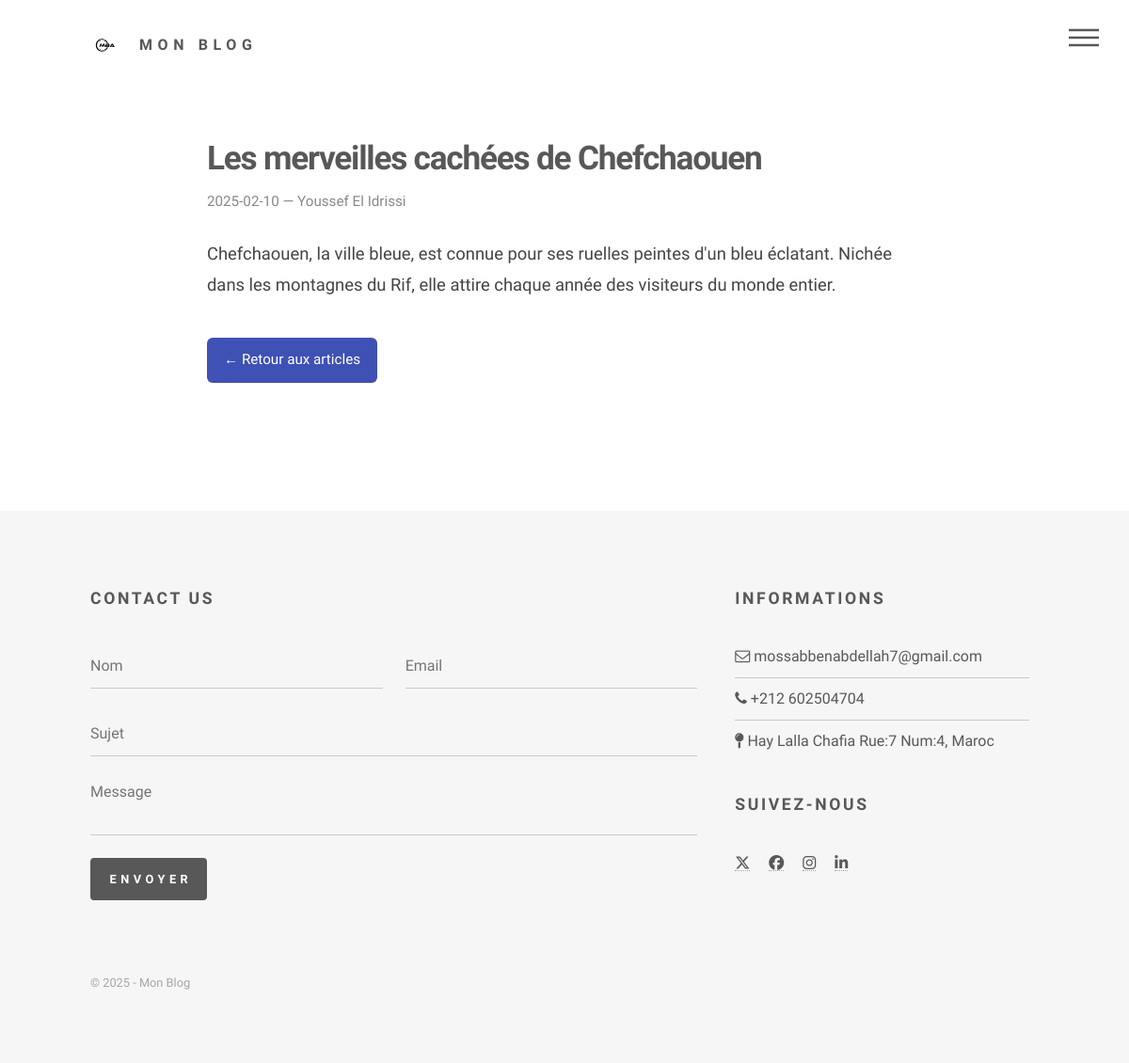
/index.php?action=articleDetail&id=3, run on the app's committed database.
### tables this page shows
CREATE TABLE `articles` (
  `id` int(11) NOT NULL,
  `titre` varchar(255) NOT NULL,
  `contenu` text NOT NULL,
  `categorie` varchar(100) DEFAULT NULL,
  `auteur` varchar(100) DEFAULT NULL,
  `date_publication` date DEFAULT NULL
);

### controllers/ArticlesController.php (called while the page is built, shortened)
<?php
require_once "models/Article_Model.php";
function articleDetail() {
    $id = intval($_GET['id']);
    $article = getArticleById($id);
    require "views/vuearticleDetail.php";
}

### models/Article_Model.php (called while the page is built, shortened)
<?php
function getArticleById($id) {
    $db = Database::getInstance();
    $stmt = $db->prepare("SELECT * FROM articles WHERE id = ?");
    $stmt->execute([$id]);
    return $stmt->fetch(PDO::FETCH_ASSOC);
}

### views/vuearticleDetail.php (the view, shortened to what this page needs)
<div class="article-detail-container">
    <h1 class="article-detail-title">
        <?= htmlspecialchars($article["titre"]) ?>
    </h1>
    <p class="article-detail-meta">
        <?= htmlspecialchars($article["date_publication"]) ?>
        —
        <?= htmlspecialchars($article["auteur"]) ?>
    </p>
    <div class="article-detail-content">
        <?= nl2br(htmlspecialchars($article["contenu"])) ?>
    </div>
    <a href="index.php?action=article" class="article-detail-btn">
        ← Retour aux articles
    </a>
</div>
<?php
require "gabarit.php";
?>

### assets/css/main.css (style rules this page uses)
html, body, div, span, applet, object, iframe, h1, h2, h3, h4, h5, h6, p, blockquote, pre, a, abbr, acronym, address, big, cite, code, del, dfn, em, img, ins, kbd, q, s, samp, small, strike, strong, sub, sup, tt, var, b, u, i, center, dl, dt, dd, ol, ul, li, fieldset, form, label, legend, table, caption, tbody, tfoot, thead, tr, th, td, article, aside, canvas, details, embed, figure, figcaption, footer, header, hgroup, menu, nav, output, ruby, section, summary, time, mark, audio, video { margin: 0; padding: 0; border: 0; font-size: 100%; font: inherit; vertical-align: baseline; }
body { line-height: 1; }
body { -webkit-text-size-adjust: none; }
body { -ms-overflow-style: scrollbar; }
html { box-sizing: border-box; }
*, *:before, *:after { box-sizing: inherit; }
body { background: #ffffff; }
body, input, select, textarea { color: #585858; font-family: "Source Sans Pro", Helvetica, sans-serif; font-size: 16pt; font-weight: 300; line-height: 1.75; }
@media screen and (max-width: 1680px) { body, input, select, textarea { font-size: 14pt; } }
@media screen and (max-width: 1280px) { body, input, select, textarea { font-size: 12pt; } }
a { -moz-transition: border-bottom-color 0.2s ease, color 0.2s ease; -webkit-transition: border-bottom-color 0.2s ease, color 0.2s ease; -ms-transition: border-bottom-color 0.2s ease, color 0.2s ease; transition: border-bottom-color 0.2s ease, color 0.2s ease; text-decoration: none; color: #585858; border-bottom: dotted 1px rgba(88, 88, 88, 0.5); }
p { margin: 0 0 2em 0; }
h1 { font-size: 2.75em; font-weight: 700; line-height: 1.3; margin: 0 0 1em 0; letter-spacing: -0.035em; }
.article-detail-container { max-width: 800px; margin: 0 auto; padding: 40px 20px; }
.article-detail-title { font-size: 2.2em; font-weight: 700; margin-bottom: 10px; }
.article-detail-meta { color: #888; font-size: 0.95em; margin-bottom: 25px; }
.article-detail-content { font-size: 1.15em; line-height: 1.8; color: #444; margin-bottom: 40px; }
.article-detail-btn { display: inline-block; padding: 10px 18px; background: #3f51b5; color: white; border-radius: 6px; font-size: 0.95em; text-decoration: none; transition: 0.25s; }

### data on the page
articles: titre "Les merveilles cachées de Chefchaouen", date_publication "2025-02-10", auteur "Youssef El Idrissi", contenu "Chefchaouen, la ville bleue, est connue pour ses ruelles peintes d'un bleu éclatant. Nichée dans les montagnes du Rif, elle attire chaque année des visiteurs du monde entier."
